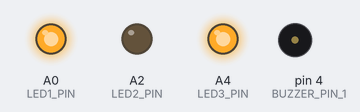
The sketch below on a simulated Arduino Uno, built with avr-gcc and run on an emulated ATmega328P. Shown: output pins drawn as LEDs (lit = HIGH), buzzer (waves = sounding).

Above: at 1.95 s.
At 6.12 s:
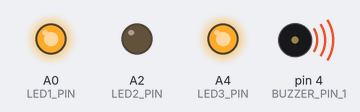
At 10.62 s:
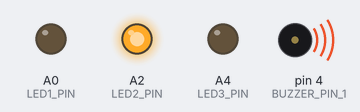
At 19.93 s:
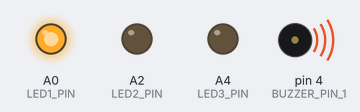
At 27.13 s:
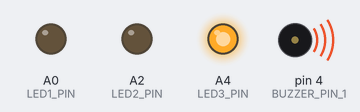
At 38.26 s:
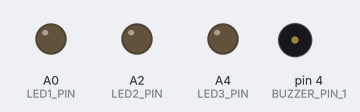
Timing chart, 0 to 40.0 s (numbered marks = the images above):
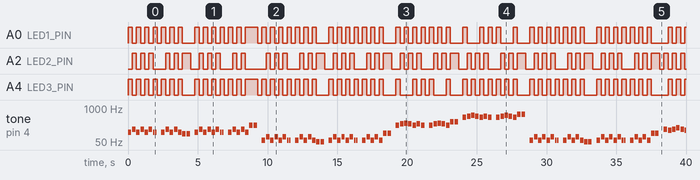

The sketch:

greasyStrangler.ino
```cpp
#include "pitches.h"
#define BUZZER_PIN_1 4

#define LED1_PIN A0
#define LED2_PIN A2
#define LED3_PIN A4
int eighth = 125; // 8
int quarter = 250; // 4
int half = 500; // 2
int whole = 750; // 1
int durations[] = {
  quarter, quarter, quarter, quarter, quarter, quarter, eighth,  eighth, quarter,
  quarter, quarter, quarter, quarter, quarter, quarter, quarter, quarter,
  quarter, quarter, quarter, quarter, quarter, quarter, eighth,  eighth, quarter,
  quarter, quarter, quarter, quarter, quarter, quarter, quarter, quarter,
  quarter, quarter, quarter, quarter, quarter, quarter, eighth,  eighth, quarter,
  quarter, quarter, quarter, quarter, quarter, quarter, quarter, quarter,
  quarter, quarter, quarter, quarter, quarter, quarter, eighth,  eighth, quarter,
  quarter, quarter, quarter, quarter, quarter, quarter, quarter, quarter,
  quarter, quarter, quarter, quarter, quarter, quarter, quarter, quarter,
  quarter, quarter, quarter, quarter, quarter, quarter, quarter, quarter,
  quarter, quarter, quarter, quarter, quarter, quarter, quarter, quarter,
  quarter, quarter, quarter, quarter, quarter, quarter, quarter, quarter,
  quarter, quarter, quarter, quarter, quarter, quarter, eighth,  eighth, quarter,
  quarter, quarter, quarter, quarter, quarter, quarter, quarter, quarter,
  quarter, quarter, quarter, quarter, quarter, quarter, eighth,  eighth, quarter,
  quarter, quarter, quarter, quarter, quarter, quarter, quarter, quarter,
  quarter, quarter, quarter, quarter, quarter, quarter, quarter, quarter,
  quarter, quarter, quarter, quarter, quarter, quarter, quarter, quarter,
  quarter, quarter, quarter, quarter, quarter, quarter, quarter, quarter,
  quarter, quarter, quarter, quarter, quarter, quarter, quarter, quarter,
  quarter, quarter, quarter, quarter, quarter, quarter, eighth,  eighth, quarter,
  quarter, quarter, quarter, quarter, quarter, quarter, quarter, quarter,
  quarter, quarter, quarter, quarter, quarter, quarter, eighth,  eighth, quarter,
  quarter, quarter, quarter, quarter, quarter, quarter, quarter, quarter,
  quarter, quarter, quarter, quarter, quarter, quarter, quarter,
  quarter, quarter, quarter, quarter, quarter, quarter, quarter,
  quarter, quarter, quarter, quarter, quarter, quarter, whole, quarter, whole
};
int melody[] = {
  NOTE_AS2, NOTE_DS3, NOTE_AS2, NOTE_DS3, NOTE_AS2, NOTE_DS3, NOTE_AS2, NOTE_AS2, 0,
  NOTE_AS2, NOTE_DS3, NOTE_AS2, NOTE_DS3, NOTE_AS2, NOTE_GS2, NOTE_GS2, 0,
  NOTE_AS2, NOTE_DS3, NOTE_AS2, NOTE_DS3, NOTE_AS2, NOTE_DS3, NOTE_AS2, NOTE_AS2, 0,
  NOTE_AS2, NOTE_DS3, NOTE_AS2, NOTE_DS3, NOTE_AS2, NOTE_A3,  NOTE_A3,  0,
  NOTE_AS1, NOTE_DS2, NOTE_AS1, NOTE_DS2, NOTE_AS1, NOTE_DS2, NOTE_AS1, NOTE_AS1, 0,
  NOTE_AS1, NOTE_DS2, NOTE_AS1, NOTE_DS2, NOTE_AS1, NOTE_GS1, NOTE_GS1, 0,
  NOTE_AS1, NOTE_DS2, NOTE_AS1, NOTE_DS2, NOTE_AS1, NOTE_DS2, NOTE_AS1, NOTE_AS1, 0,
  NOTE_AS1, NOTE_DS2, NOTE_AS1, NOTE_DS2, NOTE_AS1, NOTE_A2,  NOTE_A2,  0,
  NOTE_A3,  NOTE_B3,  NOTE_C4,  NOTE_B3,  NOTE_A3,  NOTE_B3,  NOTE_A3,  0,
  NOTE_A3,  NOTE_B3,  NOTE_C4,  NOTE_B3,  NOTE_A3,  NOTE_D4,  NOTE_D4,  0,
  NOTE_A4,  NOTE_B4,  NOTE_C5,  NOTE_B4,  NOTE_A4,  NOTE_B4,  NOTE_A4,  0,
  NOTE_A4,  NOTE_B4,  NOTE_C5,  NOTE_B4,  NOTE_A4,  NOTE_D5,  NOTE_D5,  0,
  NOTE_AS1, NOTE_DS2, NOTE_AS1, NOTE_DS2, NOTE_AS1, NOTE_DS2, NOTE_AS1, NOTE_AS1, 0,
  NOTE_AS1, NOTE_DS2, NOTE_AS1, NOTE_DS2, NOTE_AS1, NOTE_GS1, NOTE_GS1, 0,
  NOTE_AS1, NOTE_DS2, NOTE_AS1, NOTE_DS2, NOTE_AS1, NOTE_DS2, NOTE_AS1, NOTE_AS1, 0,
  NOTE_AS1, NOTE_DS2, NOTE_AS1, NOTE_DS2, NOTE_AS1, NOTE_A2,  NOTE_A2,  0,
  NOTE_DS3, NOTE_CS3, NOTE_DS3, NOTE_F3,  NOTE_DS3, NOTE_CS3, NOTE_CS3, 0,
  NOTE_DS3, NOTE_CS3, NOTE_DS3, NOTE_F3,  NOTE_DS3, NOTE_CS3, NOTE_DS3, 0,
  NOTE_DS3, NOTE_CS3, NOTE_DS3, NOTE_F3,  NOTE_DS3, NOTE_CS3, NOTE_CS3, 0,
  NOTE_DS3, NOTE_CS3, NOTE_DS3, NOTE_F3,  NOTE_DS3, NOTE_A3,  NOTE_A3,  0,
  NOTE_AS1, NOTE_DS2, NOTE_AS1, NOTE_DS2, NOTE_AS1, NOTE_DS2, NOTE_AS1, NOTE_AS1, 0,
  NOTE_AS1, NOTE_DS2, NOTE_AS1, NOTE_DS2, NOTE_AS1, NOTE_GS1, NOTE_GS1, 0,
  NOTE_AS1, NOTE_DS2, NOTE_AS1, NOTE_DS2, NOTE_AS1, NOTE_DS2, NOTE_AS1, NOTE_AS1, 0,
  NOTE_AS1, NOTE_DS2, NOTE_AS1, NOTE_DS2, NOTE_AS1, NOTE_A2,  NOTE_A2,  0,
  NOTE_AS1, NOTE_DS2, NOTE_A2,  NOTE_AS2, NOTE_F2,  NOTE_AS1, NOTE_C3,  0,
  NOTE_AS1, NOTE_DS2, NOTE_B2,  NOTE_C3,  NOTE_AS2, NOTE_DS3, 0,
  NOTE_AS1, NOTE_DS2, NOTE_GS2, NOTE_AS2, NOTE_F2,  NOTE_AS1, 0,
  NOTE_G2,  NOTE_F2,  NOTE_DS2, NOTE_AS1, NOTE_AS1, 0,        NOTE_B0,  0,         NOTE_B0
};

void setup() { // setup all the outputs to pinMode
  pinMode(BUZZER_PIN_1, OUTPUT);
  pinMode(LED1_PIN, OUTPUT);
  pinMode(LED2_PIN, OUTPUT);
  pinMode(LED3_PIN, OUTPUT);
  int size = sizeof(durations) / sizeof(int);
  for (int note = 0; note < size; note++) {
    tone(BUZZER_PIN_1, melody[note], durations[note]);
    if (durations[note] == whole){
      analogWrite(LED1_PIN, 140);
      analogWrite(LED2_PIN, 140);
      analogWrite(LED3_PIN, 140);
    } else if (melody[note] == 0){
      analogWrite(LED1_PIN, 0);
      analogWrite(LED2_PIN, 0);
      analogWrite(LED3_PIN, 0);
    } else if (melody[note] == NOTE_AS2 || melody[note] == NOTE_AS1 || melody[note] == NOTE_A3 || melody[note] == NOTE_A4 || melody[note] == NOTE_CS3 || melody[note] == NOTE_F3){
        analogWrite(LED1_PIN, 140);
        analogWrite(LED3_PIN, 140);
    } else if (melody[note] == NOTE_C4){
        analogWrite(LED1_PIN, 140);
    } else if (melody[note] == NOTE_C5){
        analogWrite(LED3_PIN, 140);
    } else{
        analogWrite(LED2_PIN, 140);
    }
    int pauseBetweenNotes = durations[note]*1.2;
    delay(pauseBetweenNotes);
    noTone(BUZZER_PIN_1);
    analogWrite(LED1_PIN, 0);
    analogWrite(LED2_PIN, 0);
    analogWrite(LED3_PIN, 0);
  }
}
void loop() {
}
```

Measured:
- by itself, A0 (LED1_PIN): LOW → HIGH at 0.00 s, → LOW 0.30 s later, → HIGH 0.30 s later, → LOW 0.30 s later, … (113 changes in this stretch)
- by itself, A2 (LED2_PIN): LOW → HIGH at 0.30 s, → LOW 0.30 s later, → HIGH 0.30 s later, → LOW 0.30 s later, … (100 changes in this stretch)
- by itself, A4 (LED3_PIN): LOW → HIGH at 0.00 s, → LOW 0.30 s later, → HIGH 0.30 s later, → LOW 0.30 s later, … (113 changes in this stretch)
- by itself, tone on pin 4 (BUZZER_PIN_1): plays 117 Hz for 0.25 s, 156 Hz for 0.25 s, 117 Hz for 0.25 s, 156 Hz for 0.25 s, 117 Hz for 0.25 s, 156 Hz for 0.25 s … (124 notes in this stretch)
